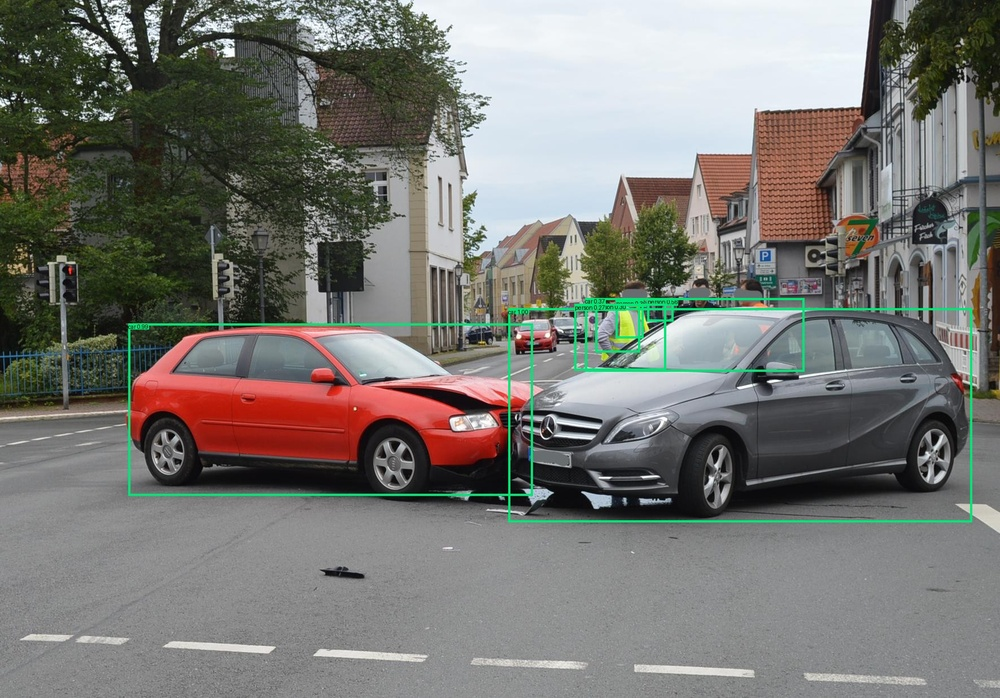
#> input picture data/samples/road_1.jpg, 1000 x 698 px, shrunk from 1771 x 1237 before the run
$ python -i vehicle_localization.py   (imports and definitions only)
#> lines starting #> are read from the running program, lines starting #| are printed output that depends on the picture; after the words box and inside, x2 and y2 are one past the last pixel; in counts of white or black regions, pixels touching at a corner belong together
#> further down, picture is the input picture: shape (698, 1000, 3); mean B, G, R 114.9, 119.6, 120.2
"""Classical Vehicle Candidate Region Localization.

Uses deterministic morphological operations, edge density, contour analysis,
and geometric heuristics to detect vehicle candidate regions without any
neural networks, ML classifiers, or learned detection models.
"""

from typing import List, Dict, Any, Tuple
import cv2
import numpy as np


def localize_vehicle_candidates(
    image: np.ndarray,
    min_area_ratio: float = 0.015,
    max_area_ratio: float = 0.85,
    min_aspect_ratio: float = 0.5,
    max_aspect_ratio: float = 3.8,
) -> List[Dict[str, Any]]:
    """Localize candidate vehicle regions using deterministic classical image processing.

    Notice: This produces geometric candidate proposals based on visual boundaries and
    edge concentration. It is NOT a learned classifier and does NOT guarantee that a
    candidate region represents a verified vehicle.

    Args:
        image: Input BGR image.
        min_area_ratio: Minimum bounding-box area relative to total image area.
        max_area_ratio: Maximum bounding-box area relative to total image area.
        min_aspect_ratio: Minimum width/height ratio.
        max_aspect_ratio: Maximum width/height ratio.

    Returns:
        List of candidate region dictionaries.
    """
#> called with min_area_ratio = 0.015, max_area_ratio = 0.85, min_aspect_ratio = 0.5, max_aspect_ratio = 3.8
    if image is None or image.size == 0:
        return []

    h, w = image.shape[:2]
#> h = 698; w = 1000
    img_area = float(h * w)
#> img_area = 698000
    gray = cv2.cvtColor(image, cv2.COLOR_BGR2GRAY) if len(image.shape) == 3 else image
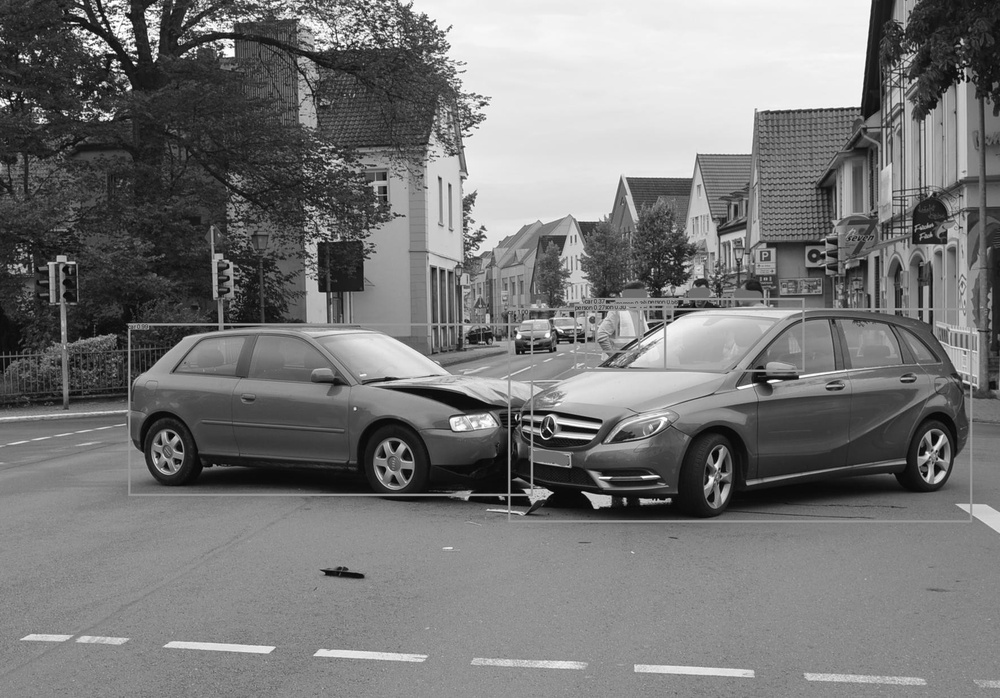
#> gray: shape (698, 1000); min 1, max 255, mean 119.2

    # 1. Bilateral filter to smooth texture while preserving structural contours
    blurred = cv2.bilateralFilter(gray, 9, 75, 75)

    # 2. Canny edge detection
    edges = cv2.Canny(blurred, 40, 130)
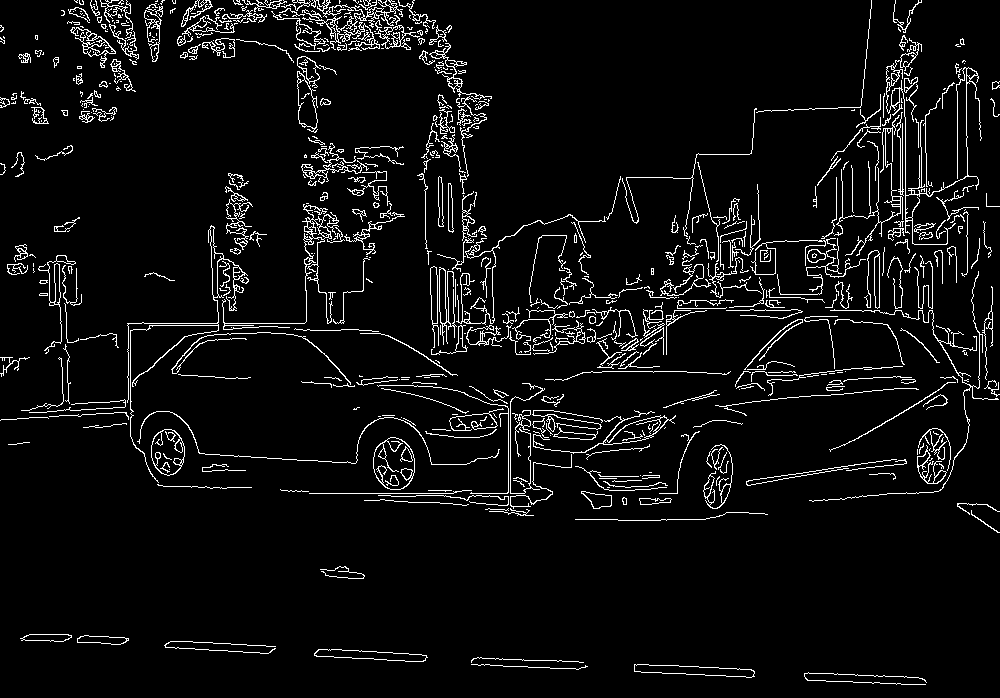
#> edges: shape (698, 1000); 5.5% white in thin lines or dots

    # 3. Morphological closing with horizontal structuring element
    # Vehicles have prominent horizontal boundaries (bumpers, rooflines, shadows)
    kernel_h = cv2.getStructuringElement(cv2.MORPH_RECT, (19, 5))
    closed_h = cv2.morphologyEx(edges, cv2.MORPH_CLOSE, kernel_h)
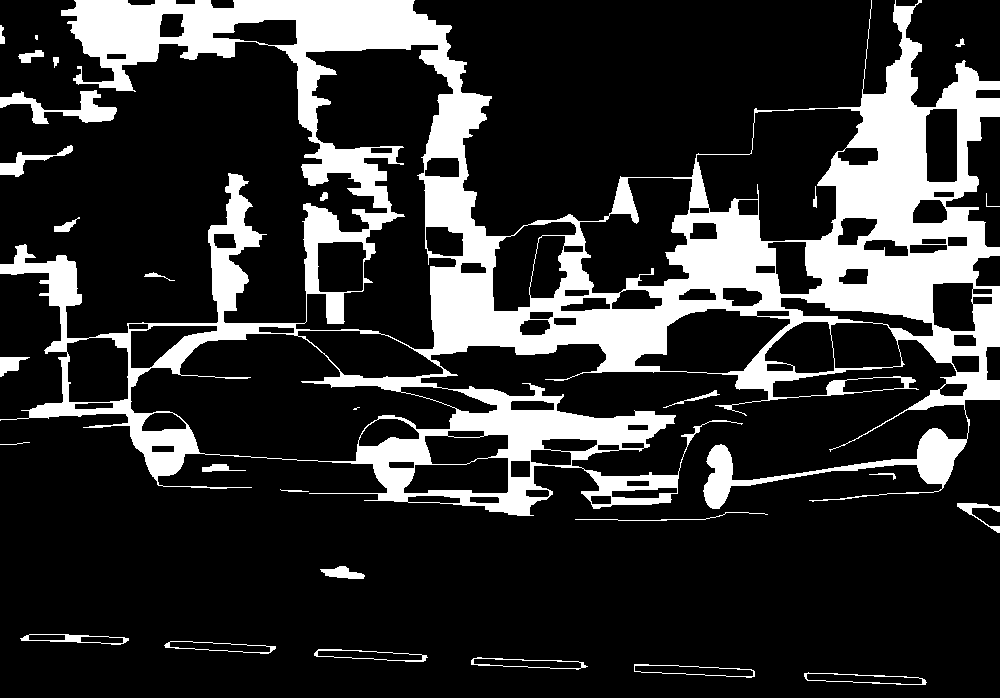
#> closed_h: shape (698, 1000); 19.6% white; 29 white regions (2 under 20 px), largest, box (x1, y1, x2, y2) and area: (0, 0, 1000, 516) 130256, (0, 90, 117, 124) 1471, (0, 145, 73, 177) 600

    # 4. Morphological dilation to bridge small gaps between components
    kernel_sq = cv2.getStructuringElement(cv2.MORPH_RECT, (7, 7))
    dilated = cv2.dilate(closed_h, kernel_sq, iterations=2)
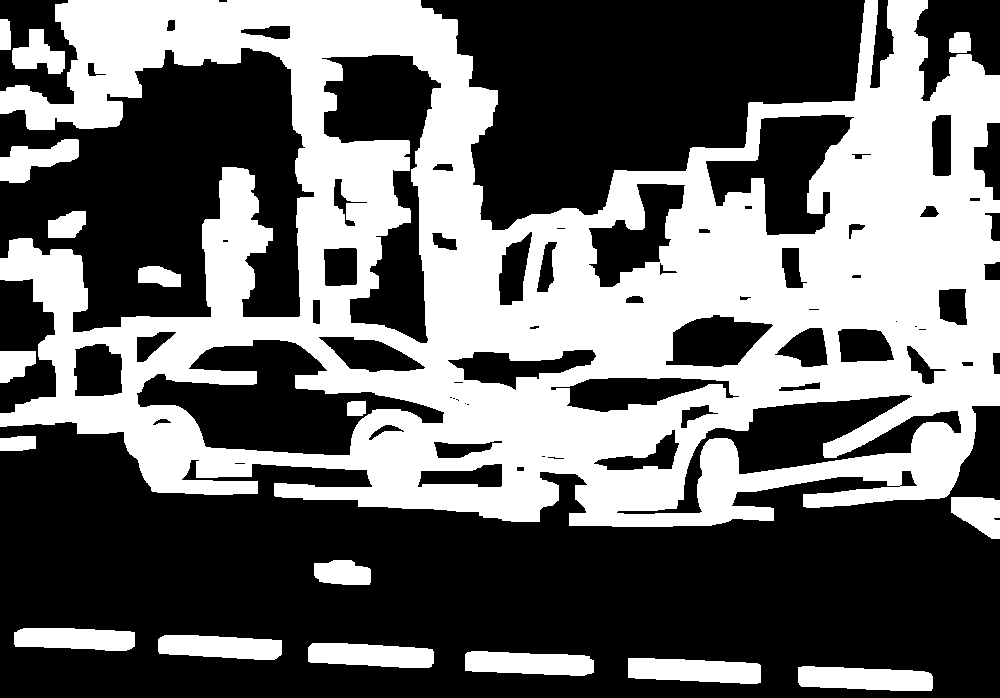
#> dilated: shape (698, 1000); 41.4% white; 18 white regions

    # 5. Find external contours
    contours, _ = cv2.findContours(dilated, cv2.RETR_EXTERNAL, cv2.CHAIN_APPROX_SIMPLE)
#> contours = 17 contours; largest, box (x1, y1, x2, y2) and area: (0, 0, 1000, 527) 345926, (628, 658, 761, 684) 2649, (798, 666, 933, 691) 2627, (465, 651, 594, 676) 2470, (308, 643, 434, 668) 2440

    candidates: List[Dict[str, Any]] = []

    for cnt in contours:
        bx, by, bw, bh = cv2.boundingRect(cnt)
        box_area = float(bw * bh)
        area_ratio = box_area / img_area

        if area_ratio < min_area_ratio or area_ratio > max_area_ratio:
            continue

        aspect_ratio = float(bw) / float(bh) if bh > 0 else 0.0
        if aspect_ratio < min_aspect_ratio or aspect_ratio > max_aspect_ratio:
            continue

        # Evaluate edge density within candidate box
        crop_edges = edges[by : by + bh, bx : bx + bw]
        edge_density = float(cv2.countNonZero(crop_edges)) / box_area if box_area > 0 else 0.0

        if edge_density < 0.02:
            continue

        # Geometric type hint based on aspect ratio and vertical position
        if aspect_ratio > 1.8:
            type_hint = "SEDAN_OR_COMMERCIAL"
        elif aspect_ratio > 1.1:
            type_hint = "CAR_OR_SUV"
        else:
            type_hint = "TWO_WHEELER_OR_UPRIGHT"

        # Heuristic confidence score (0.0 to 1.0) derived strictly from geometry
        # Vehicles typically occupy ~5% to 50% area and have aspect ratio ~1.0 to 2.2
        area_score = 1.0 - min(1.0, abs(area_ratio - 0.20) / 0.35)
        aspect_score = 1.0 - min(1.0, abs(aspect_ratio - 1.6) / 1.5)
        edge_score = min(1.0, edge_density * 8.0)
        heuristic_conf = round(0.4 * area_score + 0.3 * aspect_score + 0.3 * edge_score, 3)

        candidates.append(
            {
                "bbox": [int(bx), int(by), int(bw), int(bh)],
                "aspect_ratio": round(aspect_ratio, 2),
                "area_ratio": round(area_ratio, 3),
                "edge_density": round(edge_density, 3),
                "heuristic_confidence": heuristic_conf,
                "type_hint": type_hint,
                "label": "GEOMETRIC CANDIDATE (CLASSICAL CV HEURISTIC)",
                "method": "CLASSICAL_CONTOUR_MORPHOLOGY",
            }
        )
#> this loop made 17 passes
#> (bx, by, bw, bh, box_area, area_ratio, aspect_ratio, edge_density) on pass 17: (0, 0, 1000, 527, 527000, 0.755, 1.9, 0.0699)
#> (bx, by, bw, bh, box_area, area_ratio) on passes 1 to 6: (798, 666, 135, 25, 3375, 0.00484), (628, 658, 133, 26, 3458, 0.00495), (465, 651, 129, 25, 3225, 0.00462), (308, 643, 126, 25, 3150, 0.00451), (158, 635, 124, 25, 3100, 0.00444), (14, 628, 121, 23, 2783, 0.00399)
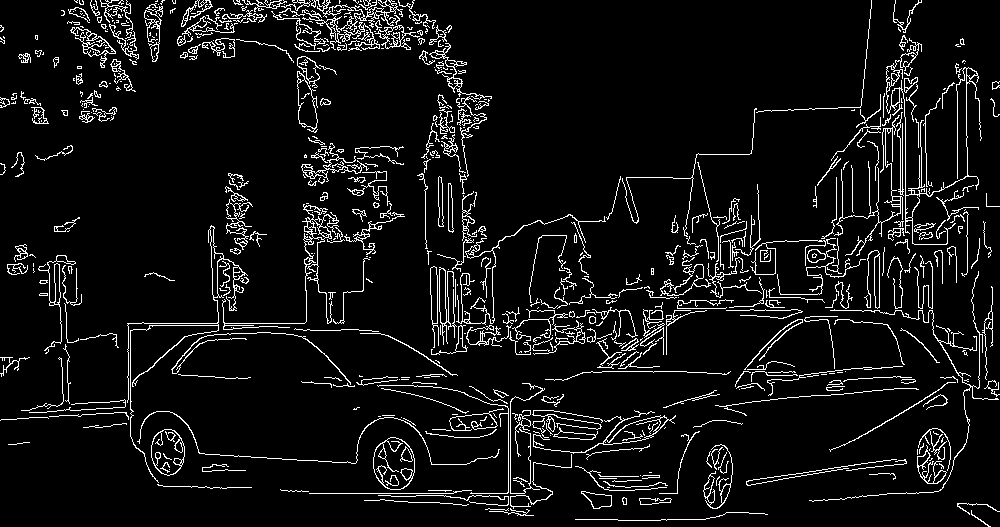
#> crop_edges: shape (527, 1000); 7% white in thin lines or dots
#> after the loop, candidates = 1 item

    # 6. Non-maximum suppression / overlap deduplication
    deduped = _suppress_overlapping_boxes(candidates, iou_thresh=0.45)
    # Sort candidates by heuristic confidence descending
    deduped.sort(key=lambda c: c["heuristic_confidence"], reverse=True)

    return deduped


def _suppress_overlapping_boxes(
    boxes: List[Dict[str, Any]], iou_thresh: float = 0.45
) -> List[Dict[str, Any]]:
    """Remove redundant overlapping candidate boxes."""
#> called with iou_thresh = 0.45
    if not boxes:
        return []

    # Sort by heuristic confidence descending
    sorted_boxes = sorted(boxes, key=lambda b: b["heuristic_confidence"], reverse=True)
#> sorted_boxes = 1 item
    kept: List[Dict[str, Any]] = []

    for b in sorted_boxes:
        bx1, by1, bw1, bh1 = b["bbox"]
        keep = True
        for k in kept:
            kx1, ky1, kw1, kh1 = k["bbox"]
            # Intersection
            ix1 = max(bx1, kx1)
            iy1 = max(by1, ky1)
            ix2 = min(bx1 + bw1, kx1 + kw1)
            iy2 = min(by1 + bh1, ky1 + kh1)
            iw = max(0, ix2 - ix1)
            ih = max(0, iy2 - iy1)
            inter = float(iw * ih)
            union = float(bw1 * bh1 + kw1 * kh1 - inter)
            iou = inter / union if union > 0 else 0.0
            if iou > iou_thresh:
                keep = False
                break
        if keep:
            kept.append(b)
#> this loop made 1 pass
#> after the loop, kept = 1 item

    return kept

>>> import cv2
>>> picture = cv2.imread('../../data/samples/road_1.jpg')
>>> result = localize_vehicle_candidates(picture)
#> result = 1 item

$ run again, on data/samples/road_3.jpg
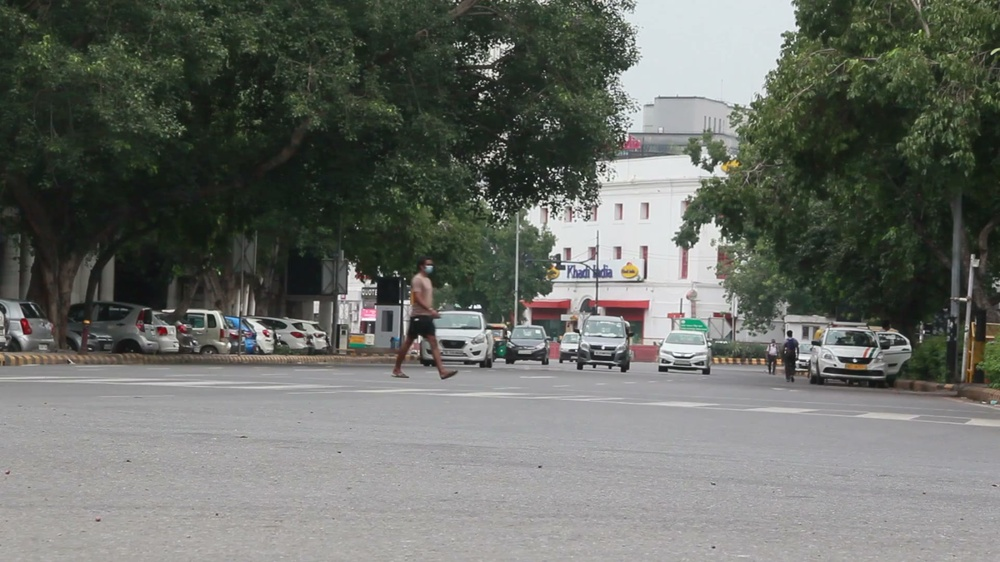
#> input picture data/samples/road_3.jpg, 1000 x 562 px, shrunk from 1920 x 1080 before the run
#> picture is the input picture: shape (562, 1000, 3); mean B, G, R 102.5, 108.4, 105.2
#> in localize_vehicle_candidates, `edges = cv2.Canny(blurred, 40, 130)`:
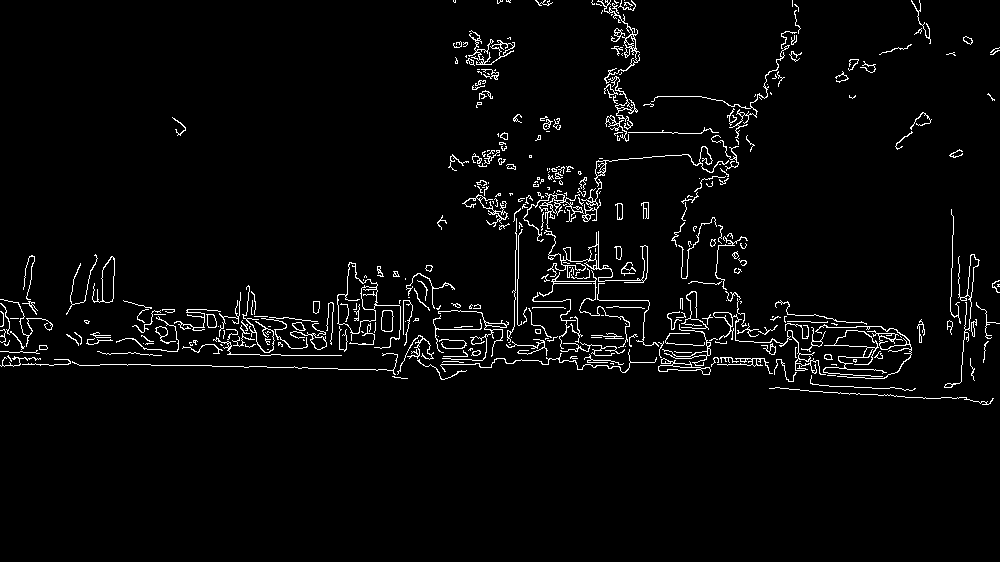
#> edges: shape (562, 1000); 3.2% white in thin lines or dots, all inside (x1, y1, x2, y2) = (0, 0, 1000, 405)
#> closed_h: shape (562, 1000); 11.4% white; 26 white regions (5 under 20 px), largest, box (x1, y1, x2, y2) and area: (0, 0, 925, 391) 56331, (944, 209, 1000, 388) 3011, (453, 30, 515, 108) 1729
#> dilated: shape (562, 1000); 25.2% white; 16 white regions
#> contours = 16 contours; largest, box (x1, y1, x2, y2) and area: (0, 0, 1000, 411) 132103, (447, 24, 521, 114) 3874, (442, 108, 567, 177) 3832, (829, 0, 937, 105) 3204, (889, 106, 938, 156) 1220
#> the loop in localize_vehicle_candidates, `for cnt in contours:` made 16 passes
#> (bx, by, bw, bh, box_area, area_ratio, aspect_ratio, edge_density) on passes 6, 12, 13: (442, 108, 125, 69, 8625, 0.0153, 1.81, 0.0604), (829, 0, 108, 105, 11340, 0.0202, 1.03, 0.0249), (0, 0, 1000, 411, 411000, 0.731, 2.43, 0.0444)
#> after the loop in localize_vehicle_candidates, `for cnt in contours:`:
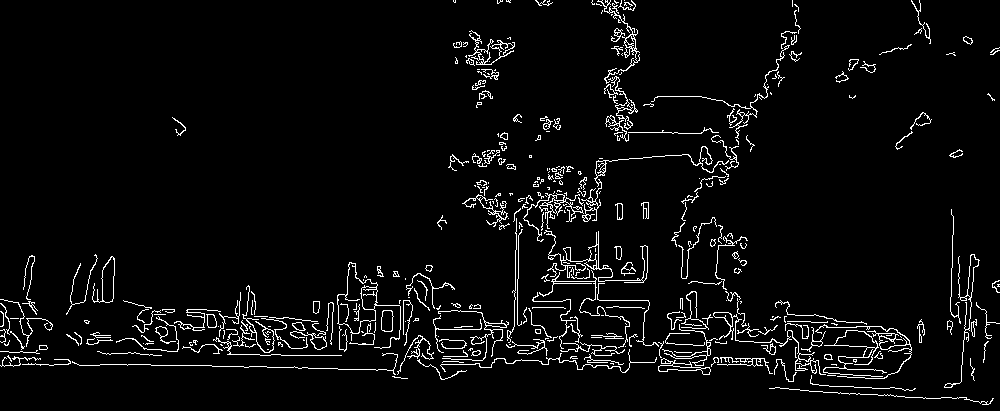
#> crop_edges: shape (411, 1000); 4.4% white in thin lines or dots
#> after the loop in localize_vehicle_candidates, `for cnt in contours:`: candidates = 3 items
#> the loop in _suppress_overlapping_boxes, `for b in sorted_boxes:` made 3 passes
#> (bx1, by1, bw1, bh1) on passes 1 to 3: (442, 108, 125, 69), (829, 0, 108, 105), (0, 0, 1000, 411)
